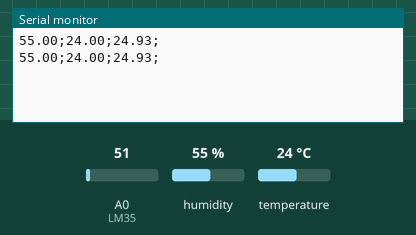
Bench run of a sketch on a simulated Arduino Uno, built with avr-gcc and run on an emulated ATmega328P. Parts: the last lines printed to the serial monitor. The test bench sets the inputs (shaded band); at power-on: humidity 55 %, A0 (LM35) = 51, temperature 24 °C.

Above: at 2.8 s.
2.9 s: humidity set to 22 %
At 5.3 s:
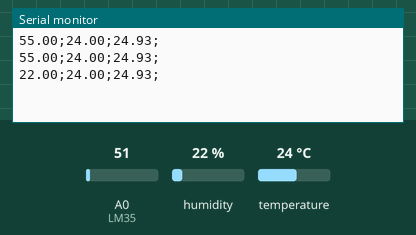
5.6 s: A0 (LM35) set to 61
At 6.6 s:
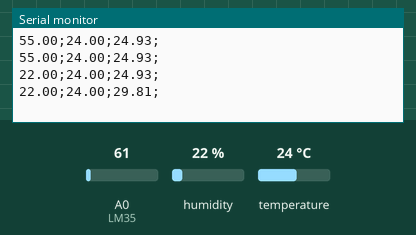
8.3 s: temperature set to 12 °C
At 10.8 s:
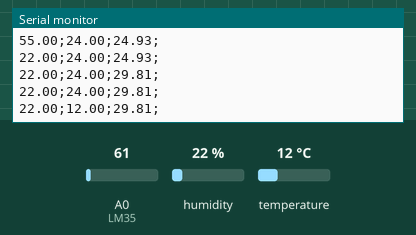
11.0 s: A0 (LM35) set to 71
At 12.7 s:
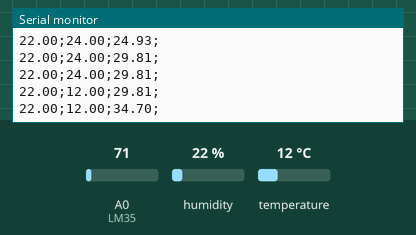
13.7 s: humidity set to 40 %
At 15.1 s:
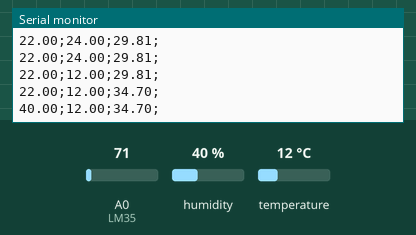
Timing chart, 0 to 16.7 s (numbered marks = the images above; inputs shaded):
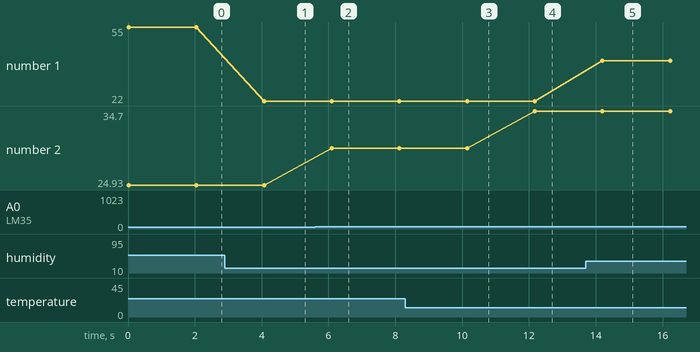

The sketch:

codigoArduino.ino
```cpp
# include <DHT.h> // inclue a biblioteca
# include <DHT_U.h> // inclue a biblioteca
# include <Adafruit_Sensor.h> // inclue a biblioteca
int dht_pin = A1; // define a porta A1 saida de dados do sensor dht
const int LM35 = A0; // define a porta A0 como a saida do sensor de temperatura
float temperaturaC; // Variável que armazenará a temperatura em celsius medida
DHT dht_1 = DHT (dht_pin, DHT11); // define DHT_1 para poder inicia-lo.


//Função que será executada uma vez quando ligar ou resetar o Arduino
void setup() {
pinMode(dht_pin, INPUT); // define dht_pin como entrada
Serial.begin(9600); // inicializa a comunicação serial (monitor serial)
dht_1.begin(); // inicia o dht
}


//Função que será executada continuamente
void loop() {
temperaturaC = (float(analogRead(LM35))*5/(1023))/0.01; // codigo de conversão de Volts para Celsius

float umidade = dht_1.readHumidity(); // defini umidade como a leitura de umidade do dht11
 float temperatura = dht_1.readTemperature(); // defini temperatura como a leitura de temperatura do dht11


if (isnan(temperatura) or isnan(umidade)){
  Serial.println("Erro ao ler o DHI");// fala se deu erro se a leitura do dht falhar
}
else{
  Serial.print(umidade); // imprime umidade lida pelo Dht11 no monitor serial
  Serial.print(";"); // espaçamento para banco de dados
  Serial.print(temperatura); // imprime temperatura lida pelo Dht11 no monitor serial
  Serial.print(";"); // espaçamento para banco de dados
  }

  Serial.print(temperaturaC); // imprime temperatura já convertida em C° lida pelo lm35
  Serial.print(";"); // espaçamento para banco de dados

  Serial.println();
  delay(2000); // define o intervalo de que ele repetira o loop (ele ficara esse tempo nesa linha antes de voltar ao começo)
}
```

Measured:
- after the input at 2.9 s, the serial monitor: prints a new line after 1.2 s (image 1)
- after the input at 5.6 s, the serial monitor: prints a new line after 0.50 s (image 2)
- after the input at 8.3 s, the serial monitor: prints a new line after 1.8 s (image 3)
- after the input at 11.0 s, the serial monitor: prints a new line after 1.2 s (image 4)
- after the input at 13.7 s, the serial monitor: prints a new line after 0.50 s (image 5)
- plotted number 1: 55 → 22 after the input at 2.9 s, 22 → 40 after the input at 13.7 s
- plotted number 2: 24.93 → 29.81 after the input at 5.6 s, 29.81 → 34.7 after the input at 11.0 s
